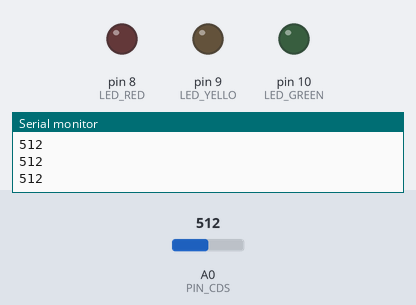
The sketch below on a simulated Arduino Uno, built with avr-gcc and run on an emulated ATmega328P. Parts: output pins drawn as LEDs (lit = HIGH), the last lines printed to the serial monitor. Dashed ring = blinking. Inputs (shaded band) come from the test bench; at power-on: A0 (PIN_CDS) = 512.

Above: at 1.3 s.
1.4 s: A0 (PIN_CDS) set to 493
At 1.9 s:
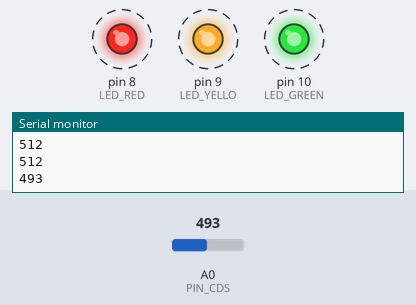
4.4 s: A0 (PIN_CDS) set to 510
At 5.2 s:
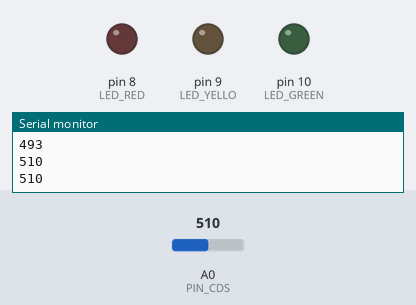
5.9 s: A0 (PIN_CDS) set to 490
At 6.4 s:
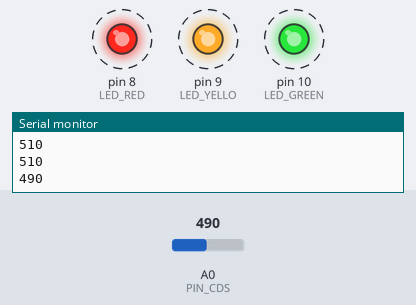
8.9 s: A0 (PIN_CDS) set to 511
At 10.0 s:
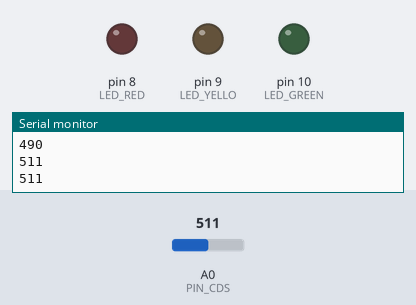
Timing chart, 0 to 11.4 s (numbered marks = the images above; inputs shaded):
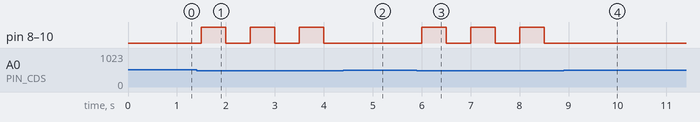

The sketch:

project.ino
```cpp
#define LED_RED 8
#define LED_YELLO 9
#define LED_GREEN 10
/*GND -- LED -- 250ohm -- PIN*/

#define PIN_CDS A0
/*GND -- 10Kohm -- A0 -- CDS -- VDD(5V)*/

void setup() {
  Serial.begin(9600);

  pinMode(LED_RED, OUTPUT);
  pinMode(LED_YELLO, OUTPUT);
  pinMode(LED_GREEN, OUTPUT);

  pinMode(PIN_CDS, INPUT);
}

void loop() {
  int cds = analogRead(A0); // A0로 받은 아날로그 값을 cds변수로 넘겨줍니다.
  Serial.println(cds); // Serial 모니터에 cds 값을 찍어주고 한줄 내려줍니다.

  if(cds < 500){
    digitalWrite(LED_RED, HIGH);  // turn the LED on (HIGH is the voltage level)
    digitalWrite(LED_YELLO, HIGH);  // turn the LED on (HIGH is the voltage level)
    digitalWrite(LED_GREEN, HIGH);  // turn the LED on (HIGH is the voltage level)
    delay(500);                      // wait for a second
    digitalWrite(LED_RED, LOW);   // turn the LED off by making the voltage LOW
    digitalWrite(LED_YELLO, LOW);   // turn the LED off by making the voltage LOW
    digitalWrite(LED_GREEN, LOW);   // turn the LED off by making the voltage LOW
    delay(500);
  }else{
    delay(500);
  }
}
```

Measured:
- the behaviour switches between 500 and 499 on A0 (PIN_CDS) (found by bisection; images 0 and 1)
- after the input at 1.4 s, pin 8 (LED_RED), pin 9 (LED_YELLO), pin 10 (LED_GREEN): alternates HIGH for 0.50 s and LOW for 0.50 s, starting after 0.10 s
- after the input at 4.4 s, pin 8 (LED_RED), pin 9 (LED_YELLO), pin 10 (LED_GREEN): stays LOW (without the input it goes to HIGH after 0.10 s)
- after the input at 5.9 s, pin 8 (LED_RED), pin 9 (LED_YELLO), pin 10 (LED_GREEN): alternates HIGH for 0.50 s and LOW for 0.50 s, starting after 0.10 s
- after the input at 8.9 s, pin 8 (LED_RED), pin 9 (LED_YELLO), pin 10 (LED_GREEN): stops changing and stays LOW
